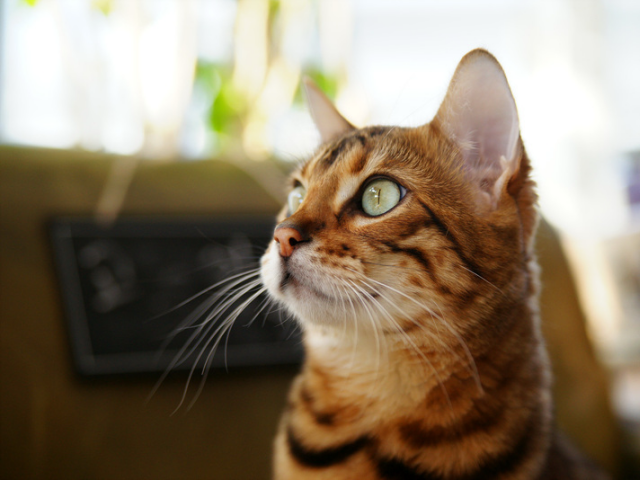
#> input picture reference-opencv/opencv-basics/cat.bmp, 640 x 480 px
$ python matplot.py
#> lines starting #> are read from the running program, lines starting #| are printed output that depends on the picture
import matplotlib.pyplot as plt
import cv2

imgBGR = cv2.imread('cat.bmp')
#> imgBGR is the input picture: shape (480, 640, 3); mean B, G, R 104.5, 125.6, 140.8
imgRGB = cv2.cvtColor(imgBGR, cv2.COLOR_BGR2RGB)
imgGray = cv2.cvtColor(imgBGR, cv2.COLOR_BGR2GRAY)
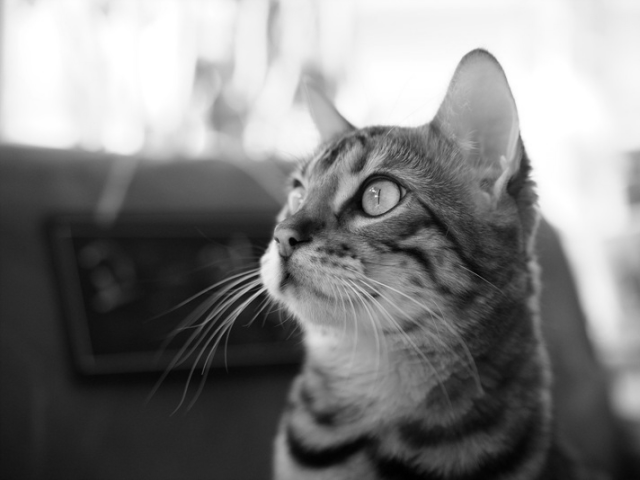
#> imgGray: shape (480, 640); min 0, max 255, mean 127.8

# plt.axis('off')
# plt.imshow(imgRGB)
# plt.show()

fig, axes = plt.subplots(1,3)
axes[0].axis('off')
axes[0].imshow(imgRGB)
axes[1].axis('off')
axes[1].imshow(imgGray)
axes[2].axis('off')
axes[2].imshow(imgBGR)
plt.show()
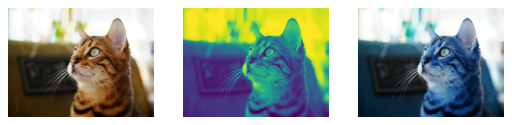
#> figure drawn by matplotlib, 3 panels; B, G, R data is drawn as R, G, B
